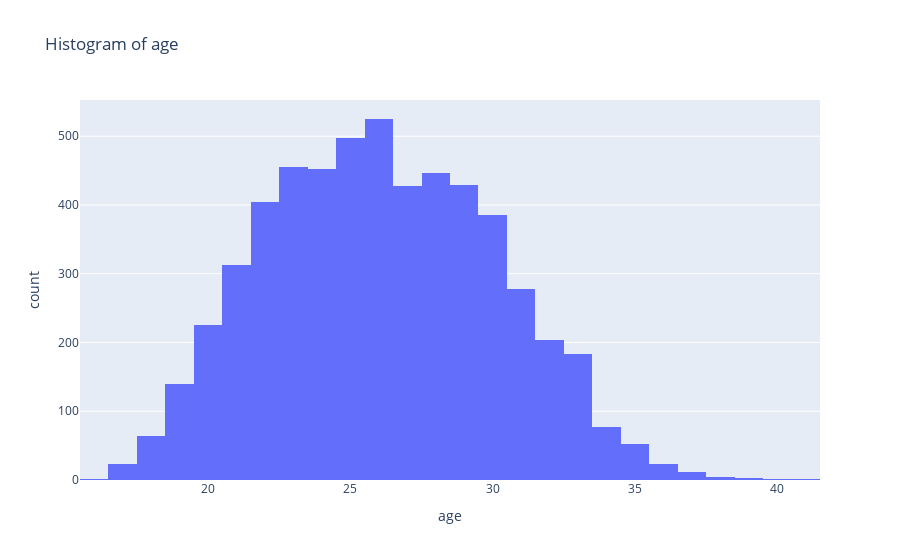

The code cell stored with this chart in its notebook:
### Code cell
fig = px.histogram(player, x='age', title='Histogram of age')
fig.update_layout(xaxis_title='age')
fig.show()

### Figure 1 — Plotly figure (JSON) as saved in the notebook; plotly's stock layout.template omitted (floating-point values rounded to 4 significant figures; data arrays with more than 128 entries replaced by an {"elided": "..."} marker saying what was removed)
{"data": [{"alignmentgroup": "True", "bingroup": "x", "hovertemplate": "age=%{x}<br>count=%{y}<extra></extra>", "legendgroup": "", "marker": {"color": "#636efa", "pattern": {"shape": ""}}, "name": "", "offsetgroup": "", "orientation": "v", "showlegend": false, "type": "histogram", "x": {"elided": "5631 int values"}, "xaxis": "x", "yaxis": "y"}], "layout": {"barmode": "relative", "legend": {"tracegroupgap": 0}, "title": {"text": "Histogram of age"}, "xaxis": {"anchor": "y", "domain": [0, 1], "title": {"text": "age"}}, "yaxis": {"anchor": "x", "domain": [0, 1], "title": {"text": "count"}}}}
